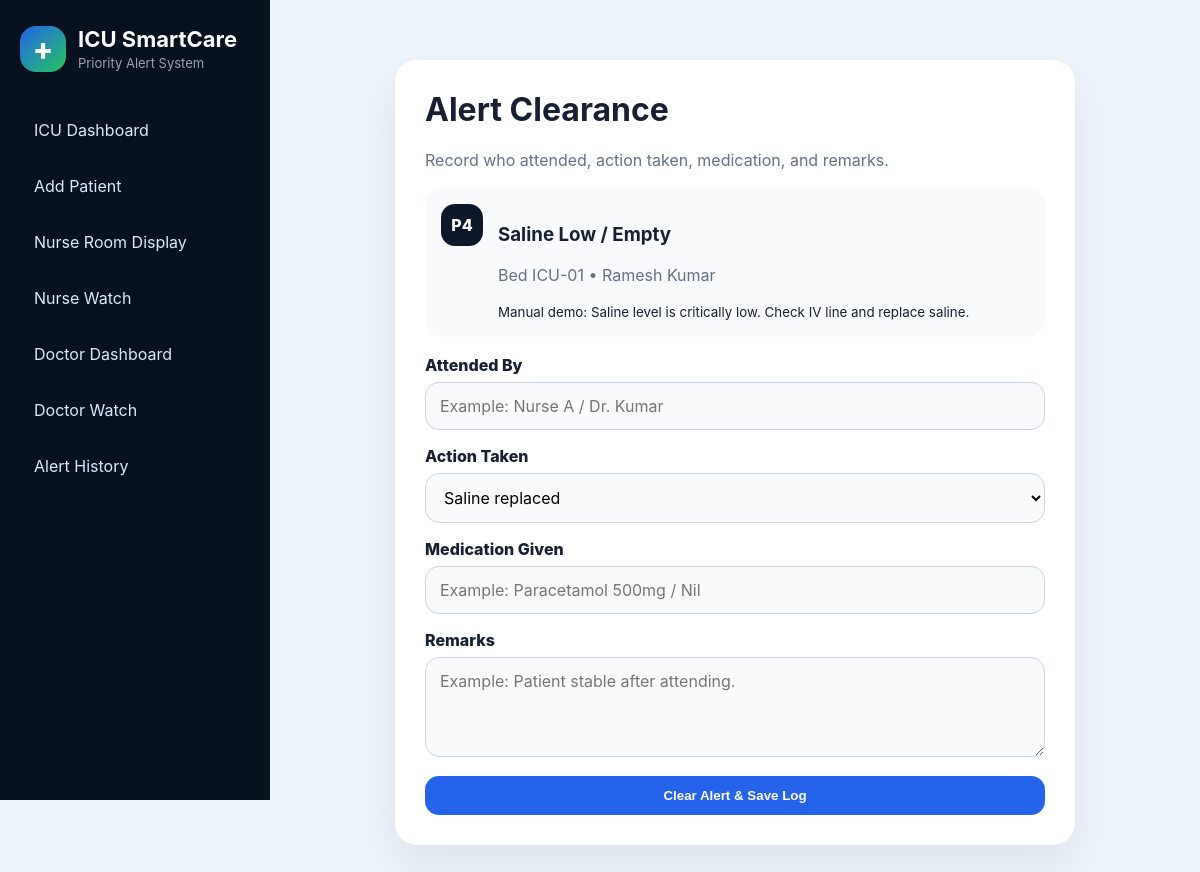
The page /clear-alert/1/ on the database its author committed.
### monitor/models.py (models this page shows, shortened)
class Alert(models.Model):
    STATUS_CHOICES = [
        ('Active', 'Active'),
        ('Cleared', 'Cleared'),
    ]
    patient = models.ForeignKey(Patient, on_delete=models.CASCADE)
    alert_type = models.CharField(max_length=80)
    message = models.TextField()
    severity = models.CharField(max_length=20)
    priority = models.IntegerField()
    assigned_to = models.CharField(max_length=50)
    status = models.CharField(max_length=20, choices=STATUS_CHOICES, default='Active')
    generated_at = models.DateTimeField(default=timezone.now)
    cleared_at = models.DateTimeField(null=True, blank=True)
    response_seconds = models.IntegerField(null=True, blank=True)
    attended_by = models.CharField(max_length=100, blank=True)
    action_taken = models.CharField(max_length=150, blank=True)
    medication_given = models.CharField(max_length=150, blank=True)
    remarks = models.TextField(blank=True)
    escalation_level = models.IntegerField(default=0)
    points_awarded = models.IntegerField(default=0)  # ✅ ADDED

class Patient(models.Model):
    RISK_CHOICES = [
        ('Normal', 'Normal'),
        ('Moderate', 'Moderate'),
        ('High Risk', 'High Risk'),
    ]
    patient_name = models.CharField(max_length=100)
    bed_no = models.CharField(max_length=20, unique=True)
    age = models.PositiveIntegerField()
    assigned_doctor = models.CharField(max_length=100)  # ✅ ADDED
    risk_level = models.CharField(max_length=20, choices=RISK_CHOICES, default='Normal')
    diagnosis = models.TextField(blank=True)

### monitor/views.py (the view, shortened to what this page needs)
# urls.py: path('clear-alert/<int:alert_id>/', views.clear_alert, name='clear_alert'),
def clear_alert(request, alert_id):
    alert = get_object_or_404(Alert, id=alert_id)
    return render(request, 'monitor/clear_alert.html', {'alert': alert})

### monitor/templates/monitor/clear_alert.html (shortened to what this page needs)
{% extends 'monitor/base.html' %}
{% block content %}
<div class="form-wrap">
    <div class="form-card wide">
        <h1>Alert Clearance</h1>
        <p>Record who attended, action taken, medication, and remarks.</p>
        <div class="clear-summary">
            <span class="priority">P{{ alert.priority }}</span>
            <div>
                <h3>{{ alert.alert_type }}</h3>
                <p>Bed {{ alert.patient.bed_no }} • {{ alert.patient.patient_name }}</p>
                <small>{{ alert.message }}</small>
            </div>
        </div>
        <form method="POST">
            <label>Attended By</label>
            <input type="text" name="attended_by" placeholder="Example: Nurse A / Dr. Kumar" required>
            <label>Action Taken</label>
            <select name="action_taken" required>
                <option>Saline replaced</option>
            </select>
            <label>Medication Given</label>
            <input type="text" name="medication_given" placeholder="Example: Paracetamol 500mg / Nil">
            <label>Remarks</label>
            <textarea name="remarks" placeholder="Example: Patient stable after attending."></textarea>
            <button class="btn primary full" type="submit">Clear Alert & Save Log</button>
        </form>
    </div>
</div>
{% endblock %}

### monitor/static/monitor/css/style.css (style rules this page uses)
:root { --bg:#eef4fb; --card:#ffffff; --text:#172033; --muted:#667085; --primary:#2563eb; --primary-dark:#1d4ed8; --green:#16a34a; --red:#dc2626; --orange:#f97316; --yellow:#ca8a04; --shadow: 0 20px 45px rgba(15, 23, 42, .08); --radius: 22px; }
* { box-sizing:border-box }
body { margin:0; font-family: Inter, Segoe UI, Arial, sans-serif; background:var(--bg); color:var(--text); }
.btn { border:none; display:inline-flex; align-items:center; justify-content:center; text-decoration:none; background:#111827; color:white; padding:12px 16px; border-radius:14px; font-weight:700; cursor:pointer; }
.btn.primary { background:var(--primary); }
.btn.full { width:100%; margin-top:15px; }
.priority { min-width:42px; height:42px; display:grid; place-items:center; border-radius:14px; background:#0f172a; color:white; font-weight:800; }
.form-wrap { display:flex; justify-content:center; padding-top:30px; }
.form-card { width:520px; background:white; padding:30px; border-radius:var(--radius); box-shadow:var(--shadow); }
.form-card.wide { width:680px; }
.form-card h1 { margin-top:0; }
.form-card p { color:var(--muted); }
label { display:block; font-weight:800; margin-top:16px; margin-bottom:7px; }
input, select, textarea { width:100%; padding:13px 14px; border-radius:14px; border:1px solid #cbd5e1; font:inherit; outline:none; background:#f8fafc; }
textarea { min-height:100px; resize:vertical; }
.clear-summary { display:flex; gap:15px; padding:16px; background:#f8fafc; border-radius:18px; margin:18px 0; }

### rows shown on the page
Alert: priority "4", alert_type "Saline Low / Empty", patient.bed_no "ICU-01", patient.patient_name "Ramesh Kumar", message "Manual demo: Saline level is critically low. Check IV line and replace saline."
